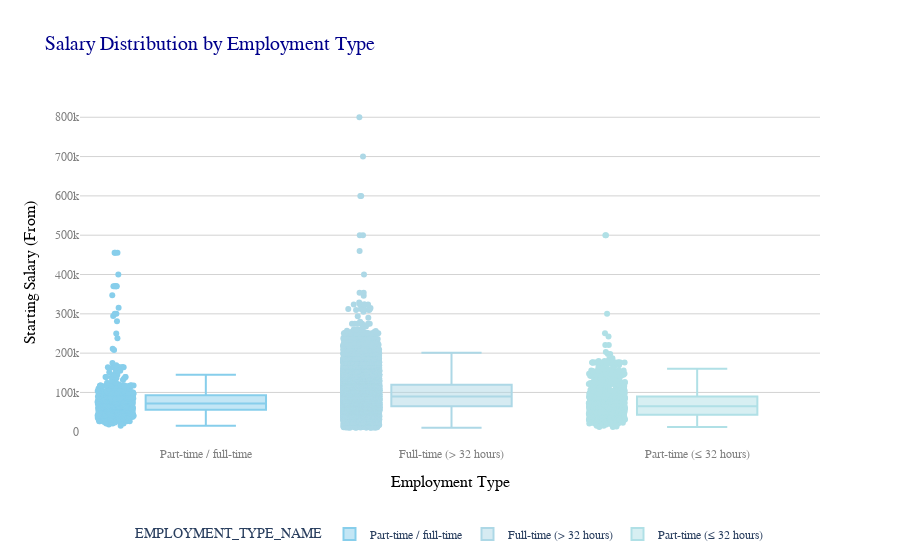

Write notebook code for a chart like this one.
### Markdown cell above
# Salary Distribution by Employment Type
- Identify salary trends across different employment types.
- **Filter the dataset**
  - Remove records where **salary is missing or zero**.
- **Aggregate Data**
  - Group by **employment type** and compute salary distribution.
- **Visualize results**
  - Create a **box plot** where:
    - **X-axis** = `EMPLOYMENT_TYPE_NAME`
    - **Y-axis** = `SALARY_FROM`
  - Customize **colors, fonts, and styles** to avoid a **2.5-point deduction**.
- **Explanation:** Write two sentences about what the graph reveals.

### Code cell
filtered_df = df.filter((col("SALARY_FROM").isNotNull()) & (col("SALARY_FROM") > 0))

pdf = filtered_df.select("EMPLOYMENT_TYPE_NAME", "SALARY_FROM").toPandas()

soft_colors = ['#87CEEB', '#ADD8E6', '#B0E0E6', '#AFEEEE', '#E0FFFF', '#D8BFD8']

fig = px.box(
    pdf,
    x="EMPLOYMENT_TYPE_NAME",
    y="SALARY_FROM",
    title="Salary Distribution by Employment Type",
    color="EMPLOYMENT_TYPE_NAME",
    points="all",
    color_discrete_sequence=soft_colors
)

fig.update_layout(
    font=dict(family="Times New Roman", size=14),
    title_font=dict(family="Times New Roman", size=20, color="darkblue"),
    xaxis=dict(
        title="Employment Type",
        title_font=dict(size=16, family="Times New Roman", color="black"),
        tickfont=dict(size=12, color="gray"),
        showgrid=False
    ),
    yaxis=dict(
        title="Starting Salary (From)",
        title_font=dict(size=16, family="Times New Roman", color="black"),
        tickfont=dict(size=12, color="gray"),
        showgrid=True,
        gridcolor='lightgray'
    ),
    plot_bgcolor="white",
    legend=dict(
        font=dict(family="Times New Roman", size=12),
        orientation="h",
        yanchor="bottom",
        y=-0.3,
        xanchor="center",
        x=0.5
    )
)

fig.show()

### Figure 1 — Plotly figure (JSON) as saved in the notebook; plotly's stock layout.template omitted (floating-point values rounded to 4 significant figures; data arrays with more than 128 entries replaced by an {"elided": "..."} marker saying what was removed)
{"data": [{"alignmentgroup": "True", "boxpoints": "all", "hovertemplate": "EMPLOYMENT_TYPE_NAME=%{x}<br>SALARY_FROM=%{y}<extra></extra>", "legendgroup": "Part-time / full-time", "marker": {"color": "#87CEEB"}, "name": "Part-time / full-time", "notched": false, "offsetgroup": "Part-time / full-time", "orientation": "v", "showlegend": true, "type": "box", "x": {"elided": "644 str values"}, "x0": " ", "xaxis": "x", "y": {"elided": "644 int values"}, "y0": " ", "yaxis": "y"}, {"alignmentgroup": "True", "boxpoints": "all", "hovertemplate": "EMPLOYMENT_TYPE_NAME=%{x}<br>SALARY_FROM=%{y}<extra></extra>", "legendgroup": "Full-time (> 32 hours)", "marker": {"color": "#ADD8E6"}, "name": "Full-time (> 32 hours)", "notched": false, "offsetgroup": "Full-time (> 32 hours)", "orientation": "v", "showlegend": true, "type": "box", "x": {"elided": "30579 str values"}, "x0": " ", "xaxis": "x", "y": {"elided": "30579 int values"}, "y0": " ", "yaxis": "y"}, {"alignmentgroup": "True", "boxpoints": "all", "hovertemplate": "EMPLOYMENT_TYPE_NAME=%{x}<br>SALARY_FROM=%{y}<extra></extra>", "legendgroup": "Part-time (≤ 32 hours)", "marker": {"color": "#B0E0E6"}, "name": "Part-time (≤ 32 hours)", "notched": false, "offsetgroup": "Part-time (≤ 32 hours)", "orientation": "v", "showlegend": true, "type": "box", "x": {"elided": "1185 str values"}, "x0": " ", "xaxis": "x", "y": {"elided": "1185 int values"}, "y0": " ", "yaxis": "y"}], "layout": {"boxmode": "overlay", "font": {"family": "Times New Roman", "size": 14}, "legend": {"font": {"family": "Times New Roman", "size": 12}, "orientation": "h", "title": {"text": "EMPLOYMENT_TYPE_NAME"}, "tracegroupgap": 0, "x": 0.5, "xanchor": "center", "y": -0.3, "yanchor": "bottom"}, "plot_bgcolor": "white", "title": {"font": {"color": "darkblue", "family": "Times New Roman", "size": 20}, "text": "Salary Distribution by Employment Type"}, "xaxis": {"anchor": "y", "categoryarray": ["Part-time / full-time", "Full-time (> 32 hours)", "Part-time (≤ 32 hours)"], "categoryorder": "array", "domain": [0, 1], "showgrid": false, "tickfont": {"color": "gray", "size": 12}, "title": {"font": {"color": "black", "family": "Times New Roman", "size": 16}, "text": "Employment Type"}}, "yaxis": {"anchor": "x", "domain": [0, 1], "gridcolor": "lightgray", "showgrid": true, "tickfont": {"color": "gray", "size": 12}, "title": {"font": {"color": "black", "family": "Times New Roman", "size": 16}, "text": "Starting Salary (From)"}}}}
